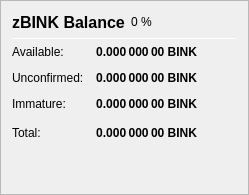
                   <widget class="QFrame" name="frame_ZerocoinBalances">
                    <property name="frameShape">
                     <enum>QFrame::StyledPanel</enum>
                    </property>
                    <property name="frameShadow">
                     <enum>QFrame::Raised</enum>
                    </property>
                    <layout class="QVBoxLayout" name="verticalLayout_7">
                     <item>
                      <layout class="QHBoxLayout" name="horizontalLayout_8" stretch="0,0,0">
                       <item>
                        <widget class="QLabel" name="label_5z_3">
                         <property name="minimumSize">
                          <size>
                           <width>0</width>
                           <height>20</height>
                          </size>
                         </property>
                         <property name="font">
                          <font>
                           <pointsize>12</pointsize>
                           <weight>75</weight>
                           <bold>true</bold>
                          </font>
                         </property>
                         <property name="text">
                          <string>zBINK Balance</string>
                         </property>
                        </widget>
                       </item>
                       <item>
                        <widget class="QLabel" name="labelzPIVPercent">
                         <property name="text">
                          <string notr="true">0 %</string>
                         </property>
                        </widget>
                       </item>
                       <item>
                        <spacer name="horizontalSpacer_11">
                         <property name="orientation">
                          <enum>Qt::Horizontal</enum>
                         </property>
                         <property name="sizeHint" stdset="0">
                          <size>
                           <width>40</width>
                           <height>20</height>
                          </size>
                         </property>
                        </spacer>
                       </item>
                      </layout>
                     </item>
                     <item>
                      <widget class="Line" name="line_ZerocoinBalance">
                       <property name="minimumSize">
                        <size>
                         <width>0</width>
                         <height>1</height>
                        </size>
                       </property>
                       <property name="maximumSize">
                        <size>
                         <width>16777215</width>
                         <height>1</height>
                        </size>
                       </property>
                       <property name="orientation">
                        <enum>Qt::Horizontal</enum>
                       </property>
                      </widget>
                     </item>
                     <item>
                      <layout class="QGridLayout" name="gridLayout_5">
                       <property name="spacing">
                        <number>12</number>
                       </property>
                       <item row="1" column="0">
                        <widget class="QLabel" name="labelzBalanceMatureText">
                         <property name="toolTip">
                          <string>Mature: more than 20 confirmation and more than 1 mint of the same denomination after it was minted.
These zBINK are spendable.</string>
                         </property>
                         <property name="text">
                          <string>Available:</string>
                         </property>
                        </widget>
                       </item>
                       <item row="1" column="1">
                        <widget class="QLabel" name="labelzBalanceMature">
                         <property name="font">
                          <font>
                           <weight>75</weight>
                           <bold>true</bold>
                          </font>
                         </property>
                         <property name="toolTip">
                          <string>Mature: more than 20 confirmation and more than 1 mint of the same denomination after it was minted.
These zBINK are spendable.</string>
                         </property>
                         <property name="text">
                          <string notr="true">0.000 000 00 BINK</string>
                         </property>
                         <property name="alignment">
                          <set>Qt::AlignRight|Qt::AlignTrailing|Qt::AlignVCenter</set>
                         </property>
                        </widget>
                       </item>
                       <item row="2" column="0">
                        <widget class="QLabel" name="labelzBalanceUnconfirmedText">
                         <property name="toolTip">
                          <string>Unconfirmed: less than 20 confirmations
Immature: confirmed, but less than 1 mint of the same denomination after it was minted</string>
                         </property>
                         <property name="text">
                          <string>Unconfirmed:</string>
                         </property>
                        </widget>
                       </item>
                       <item row="2" column="1">
                        <widget class="QLabel" name="labelzBalanceUnconfirmed">
                         <property name="font">
                          <font>
                           <weight>75</weight>
                           <bold>true</bold>
                          </font>
                         </property>
                         <property name="toolTip">
                          <string>Unconfirmed: less than 20 confirmations
Immature: confirmed, but less than 1 mint of the same denomination after it was minted</string>
                         </property>
                         <property name="text">
                          <string notr="true">0.000 000 00 BINK</string>
                         </property>
                         <property name="alignment">
                          <set>Qt::AlignRight|Qt::AlignTrailing|Qt::AlignVCenter</set>
                         </property>
                        </widget>
                       </item>
                       <item row="3" column="0">
                        <widget class="QLabel" name="labelzBalanceImmatureText">
                         <property name="toolTip">
                          <string>Unconfirmed: less than 20 confirmations
Immature: confirmed, but less than 1 mint of the same denomination after it was minted</string>
                         </property>
                         <property name="text">
                          <string>Immature:</string>
                         </property>
                        </widget>
                       </item>
                       <item row="3" column="1">
                        <widget class="QLabel" name="labelzBalanceImmature">
                         <property name="font">
                          <font>
                           <weight>75</weight>
                           <bold>true</bold>
                          </font>
                         </property>
                         <property name="toolTip">
                          <string>Unconfirmed: less than 20 confirmations
Immature: confirmed, but less than 1 mint of the same denomination after it was minted</string>
                         </property>
                         <property name="text">
                          <string notr="true">0.000 000 00 BINK</string>
                         </property>
                         <property name="alignment">
                          <set>Qt::AlignRight|Qt::AlignTrailing|Qt::AlignVCenter</set>
                         </property>
                        </widget>
                       </item>
                       <item row="4" column="0">
                        <widget class="QLabel" name="labelzBalanceText">
                         <property name="toolTip">
                          <string>Your current zBINK balance, unconfirmed and immature zBINK included.</string>
                         </property>
                         <property name="text">
                          <string>Total:</string>
                         </property>
                        </widget>
                       </item>
                       <item row="4" column="1">
                        <widget class="QLabel" name="labelzBalance">
                         <property name="font">
                          <font>
                           <weight>75</weight>
                           <bold>true</bold>
                          </font>
                         </property>
                         <property name="cursor">
                          <cursorShape>IBeamCursor</cursorShape>
                         </property>
                         <property name="toolTip">
                          <string>Your current zBINK balance, unconfirmed and immature zBINK included.</string>
                         </property>
                         <property name="text">
                          <string notr="true">0.000 000 00 BINK</string>
                         </property>
                         <property name="alignment">
                          <set>Qt::AlignRight|Qt::AlignTrailing|Qt::AlignVCenter</set>
                         </property>
                         <property name="textInteractionFlags">
                          <set>Qt::LinksAccessibleByMouse|Qt::TextSelectableByKeyboard|Qt::TextSelectableByMouse</set>
                         </property>
                        </widget>
                       </item>
                       <item row="4" column="2">
                        <spacer name="horizontalSpacer_4">
                         <property name="orientation">
                          <enum>Qt::Horizontal</enum>
                         </property>
                         <property name="sizeHint" stdset="0">
                          <size>
                           <width>40</width>
                           <height>20</height>
                          </size>
                         </property>
                        </spacer>
                       </item>
                      </layout>
                     </item>
                     <item>
                      <spacer name="verticalSpacer_4">
                       <property name="orientation">
                        <enum>Qt::Vertical</enum>
                       </property>
                       <property name="sizeHint" stdset="0">
                        <size>
                         <width>20</width>
                         <height>40</height>
                        </size>
                       </property>
                      </spacer>
                     </item>
                    </layout>
                   </widget>
